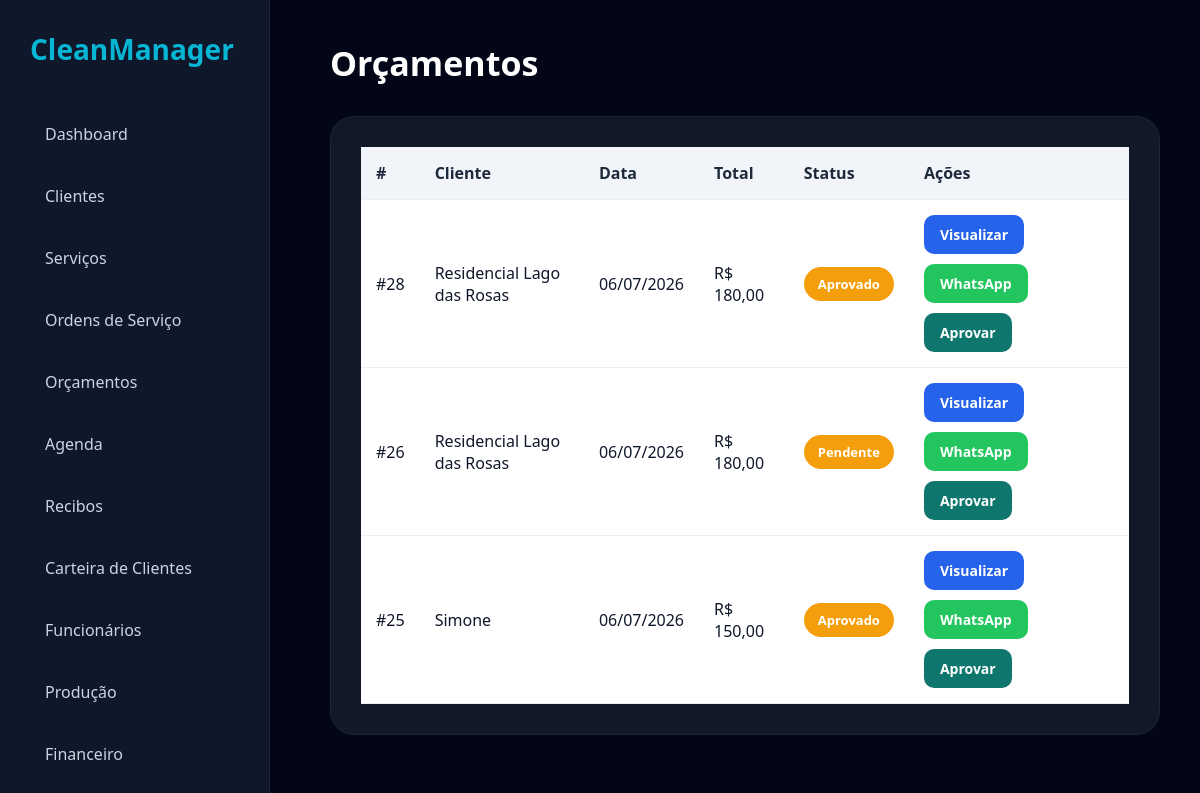
The page /admin/orcamentos.php on the database its author committed.
### tables this page shows
CREATE TABLE orcamentos (

    id INTEGER PRIMARY KEY AUTOINCREMENT,

    cliente_id INTEGER,

    observacoes TEXT,

    total REAL,

    status TEXT,

    data TEXT

);

CREATE TABLE clientes (

    id INTEGER PRIMARY KEY AUTOINCREMENT,

    nome TEXT,
    telefone TEXT,
    endereco TEXT,
    observacoes TEXT

, cpf_cnpj TEXT, cidade TEXT, tipo_servico TEXT, origem TEXT);

### admin/orcamentos.php (the view, shortened to what this page needs)
<?php
include '../config/conexao.php';
$orcamentos = $db->query("
SELECT
orcamentos.*,
clientes.nome
FROM orcamentos
LEFT JOIN clientes
ON clientes.id = orcamentos.cliente_id
ORDER BY orcamentos.id DESC
");
?>
<!DOCTYPE html>
<html lang="pt-br">
<head>
<link rel="stylesheet"
href="../assets/css/dashboard.css">
</head>
<body>
<?php include '../includes/sidebar.php'; ?>
<div class="content">
<div class="topbar">
<h1>Orçamentos</h1>
</div>
<div class="card">
<div class="table-container">
<table>
<thead>
<tr>
<th>#</th>
<th>Cliente</th>
<th>Data</th>
<th>Total</th>
<th>Status</th>
<th>Ações</th>
</tr>
</thead>
<tbody>
<?php while($orcamento = $orcamentos->fetchArray()) { ?>
<tr>
<td>
#<?= $orcamento['id']; ?>
</td>
<td>
<?= $orcamento['nome']; ?>
</td>
<td>
<?= $orcamento['data']; ?>
</td>
<td>
R$ <?= number_format(
$orcamento['total'],
2,
',',
'.'
); ?>
</td>
<td>
<span class="status pendente">
<?= $orcamento['status']; ?>
</span>
</td>
<td>
<div class="actions">
<a
href="visualizar-orcamento.php?id=<?= $orcamento['id']; ?>"
class="action-btn view">
Visualizar
</a>
<a
target="_blank"
href="https://wa.me/?text=Segue seu orçamento da Giordani Cleaning"
class="action-btn whatsapp">
WhatsApp
</a>
<a
href="#"
class="action-btn approve">
Aprovar
</a>
</div>
</td>
</tr>
<?php } ?>
</tbody>
</table>
</div>
</div>
</div>
</body>
</html>

### assets/css/dashboard.css (style rules this page uses)
* { margin: 0; padding: 0; box-sizing: border-box; font-family: "Segoe UI", sans-serif; }
body { background: #020617; color: white; }
.content { margin-left: 290px; padding: 40px; }
.topbar { display: flex; justify-content: space-between; align-items: center; margin-bottom: 30px; }
.topbar h1 { font-size: 34px; }
.card { background: #111827; padding: 30px; border-radius: 24px; margin-bottom: 25px; border: 1px solid rgba(255, 255, 255, 0.05); }
.table-container { overflow-x: auto; }
table { width: 100%; border-collapse: collapse; min-width: 700px; }
table th { text-align: left; padding: 18px; background: #1e293b; }
table td { padding: 18px; border-bottom: 1px solid rgba(255, 255, 255, 0.05); }
.status { padding: 8px 14px; border-radius: 999px; font-size: 13px; font-weight: bold; }
.pendente { background: #78350f; color: #fde68a; }
.actions { display: flex; gap: 8px; }

### admin/orcamentos.php (style rules this page uses)
.table-container { overflow-x:auto; }
table { width:100%; border-collapse:collapse; background:white; }
table th, table td { padding:15px; border-bottom:1px solid #eee; text-align:left; color:#0f172a; }
table th { background:#f1f5f9; color:#1e293b; }
.status { padding:8px 14px; border-radius:20px; color:white; font-size:13px; font-weight:bold; display:inline-block; }
.pendente { background:#f59e0b; }
.actions { display:flex; gap:10px; flex-wrap:wrap; }
.action-btn { padding:10px 16px; border-radius:10px; color:white !important; text-decoration:none; font-size:14px; font-weight:bold; display:inline-block; }
.view { background:#2563eb; }
.whatsapp { background:#22c55e; }
.approve { background:#0f766e; }

### rows shown on the page
orcamentos: id "28", cliente.nome "Residencial Lago das Rosas", data "06/07/2026", total "180,00", status "Aprovado"
orcamentos: id "26", cliente.nome "Residencial Lago das Rosas", data "06/07/2026", total "180,00", status "Pendente"
orcamentos: id "25", cliente.nome "Simone", data "06/07/2026", total "150,00", status "Aprovado"
